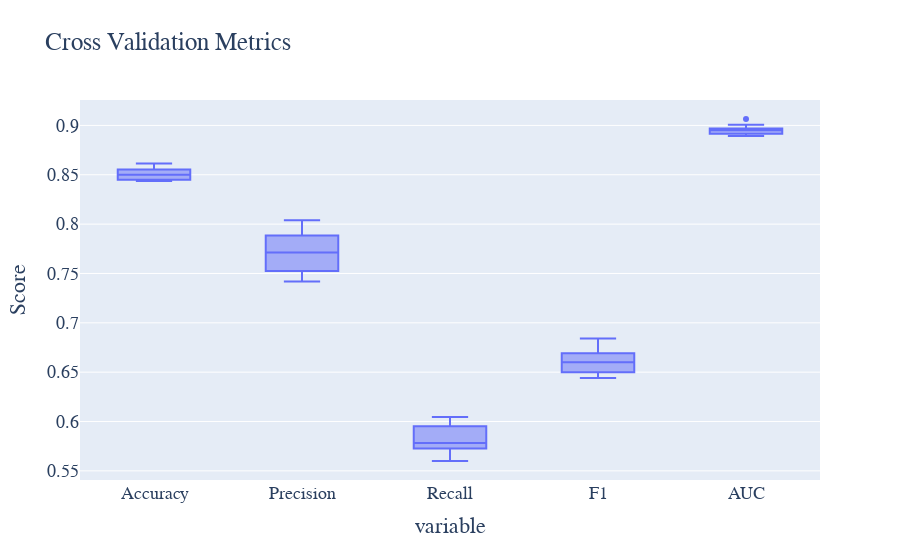

The notebook cell saved with this chart:
### Code cell
# 执行交叉验证
cv_results = cross_validate(lr_model, X_train, y_train, cv=10, scoring=['accuracy', 'precision', 'recall', 'f1', 'roc_auc'])

# 提取交叉验证结果
cv_accuracy = cv_results['test_accuracy']
cv_precision = cv_results['test_precision']
cv_recall = cv_results['test_recall']
cv_f1 = cv_results['test_f1']
cv_roc = cv_results['test_roc_auc']

# 绘制交叉验证结果的箱线图
cv_metrics_data = pd.DataFrame({
    'Accuracy': cv_accuracy,
    'Precision': cv_precision,
    'Recall': cv_recall,
    'F1': cv_f1,
    'AUC': cv_roc
})

# 绘制交叉验证结果的箱线图
fig = px.box(cv_metrics_data, title='Cross Validation Metrics')
fig.update_layout(
    yaxis_title='Score', showlegend=False,
    font=dict(family='Times New Roman', size=18)
)

fig.write_html('Image/4_7_4.html')
fig.show()

### Figure 1 — Plotly figure (JSON) as saved in the notebook; plotly's stock layout.template omitted (floating-point values rounded to 4 significant figures)
{"data": [{"alignmentgroup": "True", "hovertemplate": "variable=%{x}<br>value=%{y}<extra></extra>", "legendgroup": "", "marker": {"color": "#636efa"}, "name": "", "notched": false, "offsetgroup": "", "orientation": "v", "showlegend": false, "type": "box", "x": ["Accuracy", "Accuracy", "Accuracy", "Accuracy", "Accuracy", "Accuracy", "Accuracy", "Accuracy", "Accuracy", "Accuracy", "Precision", "Precision", "Precision", "Precision", "Precision", "Precision", "Precision", "Precision", "Precision", "Precision", "Recall", "Recall", "Recall", "Recall", "Recall", "Recall", "Recall", "Recall", "Recall", "Recall", "F1", "F1", "F1", "F1", "F1", "F1", "F1", "F1", "F1", "F1", "AUC", "AUC", "AUC", "AUC", "AUC", "AUC", "AUC", "AUC", "AUC", "AUC"], "x0": " ", "xaxis": "x", "y": [0.8437, 0.845, 0.8554, 0.8443, 0.8507, 0.8581, 0.8501, 0.8615, 0.8501, 0.8474, 0.7461, 0.7526, 0.7884, 0.7581, 0.769, 0.7887, 0.7734, 0.804, 0.7734, 0.7418, 0.5752, 0.572, 0.5813, 0.56, 0.5813, 0.5965, 0.5726, 0.5952, 0.5726, 0.6045, 0.6496, 0.65, 0.6692, 0.6442, 0.6621, 0.6793, 0.658, 0.684, 0.658, 0.6662, 0.8909, 0.8893, 0.8955, 0.8916, 0.8924, 0.9065, 0.8946, 0.8968, 0.9007, 0.896], "y0": " ", "yaxis": "y"}], "layout": {"boxmode": "group", "font": {"family": "Times New Roman", "size": 18}, "legend": {"tracegroupgap": 0}, "showlegend": false, "title": {"text": "Cross Validation Metrics"}, "xaxis": {"anchor": "y", "domain": [0, 1], "title": {"text": "variable"}}, "yaxis": {"anchor": "x", "domain": [0, 1], "title": {"text": "Score"}}}}
